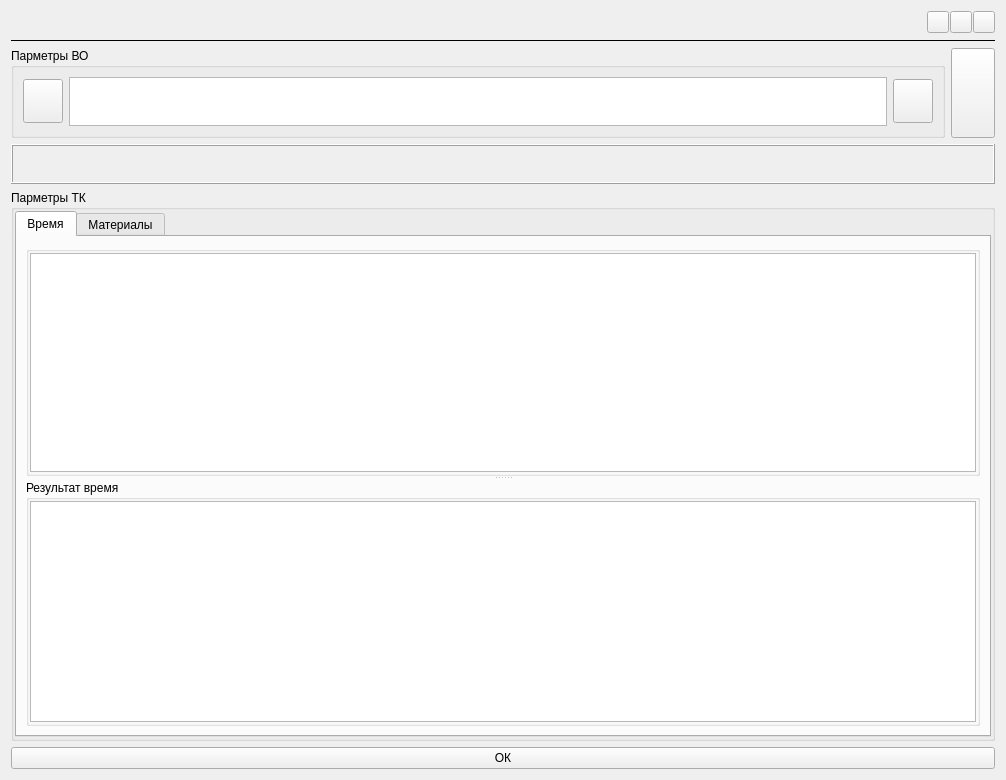
<?xml version="1.0" encoding="UTF-8"?>
<ui version="4.0">
 <class>Form_first</class>
 <widget class="QWidget" name="Form_first">
  <property name="geometry">
   <rect>
    <x>0</x>
    <y>0</y>
    <width>1006</width>
    <height>780</height>
   </rect>
  </property>
  <property name="windowTitle">
   <string>Form</string>
  </property>
  <layout class="QVBoxLayout" name="verticalLayout_2">
   <item>
    <layout class="QVBoxLayout" name="verticalLayout">
     <item>
      <layout class="QHBoxLayout" name="horizontalLayout_5">
       <item>
        <widget class="QLabel" name="lbl_roof">
         <property name="minimumSize">
          <size>
           <width>320</width>
           <height>0</height>
          </size>
         </property>
         <property name="text">
          <string/>
         </property>
        </widget>
       </item>
       <item>
        <spacer name="horizontalSpacer">
         <property name="orientation">
          <enum>Qt::Horizontal</enum>
         </property>
         <property name="sizeHint" stdset="0">
          <size>
           <width>40</width>
           <height>20</height>
          </size>
         </property>
        </spacer>
       </item>
       <item>
        <layout class="QHBoxLayout" name="horizontalLayout_2">
         <property name="spacing">
          <number>1</number>
         </property>
         <item>
          <widget class="QPushButton" name="tbtn_min">
           <property name="minimumSize">
            <size>
             <width>22</width>
             <height>22</height>
            </size>
           </property>
           <property name="maximumSize">
            <size>
             <width>22</width>
             <height>22</height>
            </size>
           </property>
           <property name="text">
            <string/>
           </property>
          </widget>
         </item>
         <item>
          <widget class="QPushButton" name="tbtn_max">
           <property name="minimumSize">
            <size>
             <width>22</width>
             <height>22</height>
            </size>
           </property>
           <property name="maximumSize">
            <size>
             <width>22</width>
             <height>22</height>
            </size>
           </property>
           <property name="text">
            <string/>
           </property>
          </widget>
         </item>
         <item>
          <widget class="QPushButton" name="tbtn_exit">
           <property name="minimumSize">
            <size>
             <width>22</width>
             <height>22</height>
            </size>
           </property>
           <property name="maximumSize">
            <size>
             <width>22</width>
             <height>22</height>
            </size>
           </property>
           <property name="text">
            <string/>
           </property>
          </widget>
         </item>
        </layout>
       </item>
      </layout>
     </item>
     <item>
      <widget class="Line" name="line">
       <property name="frameShadow">
        <enum>QFrame::Plain</enum>
       </property>
       <property name="orientation">
        <enum>Qt::Horizontal</enum>
       </property>
      </widget>
     </item>
    </layout>
   </item>
   <item>
    <layout class="QHBoxLayout" name="horizontalLayout_4">
     <item>
      <widget class="QGroupBox" name="groupBox">
       <property name="maximumSize">
        <size>
         <width>16777215</width>
         <height>90</height>
        </size>
       </property>
       <property name="title">
        <string>Парметры ВО</string>
       </property>
       <layout class="QHBoxLayout" name="horizontalLayout">
        <item>
         <widget class="QPushButton" name="btn_reload_glob_vars">
          <property name="sizePolicy">
           <sizepolicy hsizetype="Minimum" vsizetype="Maximum">
            <horstretch>0</horstretch>
            <verstretch>0</verstretch>
           </sizepolicy>
          </property>
          <property name="minimumSize">
           <size>
            <width>0</width>
            <height>44</height>
           </size>
          </property>
          <property name="text">
           <string/>
          </property>
         </widget>
        </item>
        <item>
         <widget class="QTableWidget" name="tbl_var_vo">
          <property name="maximumSize">
           <size>
            <width>16777215</width>
            <height>88</height>
           </size>
          </property>
         </widget>
        </item>
        <item>
         <widget class="QPushButton" name="btn_load_csv_gl_var">
          <property name="minimumSize">
           <size>
            <width>0</width>
            <height>44</height>
           </size>
          </property>
          <property name="toolTip">
           <string>Загрузить CSV</string>
          </property>
          <property name="text">
           <string/>
          </property>
         </widget>
        </item>
       </layout>
      </widget>
     </item>
     <item>
      <widget class="QPushButton" name="btn_calc">
       <property name="sizePolicy">
        <sizepolicy hsizetype="Fixed" vsizetype="Minimum">
         <horstretch>0</horstretch>
         <verstretch>0</verstretch>
        </sizepolicy>
       </property>
       <property name="minimumSize">
        <size>
         <width>44</width>
         <height>0</height>
        </size>
       </property>
       <property name="maximumSize">
        <size>
         <width>44</width>
         <height>8833</height>
        </size>
       </property>
       <property name="text">
        <string/>
       </property>
       <property name="flat">
        <bool>false</bool>
       </property>
      </widget>
     </item>
    </layout>
   </item>
   <item>
    <widget class="QLabel" name="lbl_glob_var">
     <property name="minimumSize">
      <size>
       <width>0</width>
       <height>40</height>
      </size>
     </property>
     <property name="maximumSize">
      <size>
       <width>16777215</width>
       <height>40</height>
      </size>
     </property>
     <property name="frameShape">
      <enum>QFrame::Box</enum>
     </property>
     <property name="frameShadow">
      <enum>QFrame::Raised</enum>
     </property>
     <property name="text">
      <string/>
     </property>
    </widget>
   </item>
   <item>
    <widget class="QGroupBox" name="groupBox_2">
     <property name="title">
      <string>Парметры ТК</string>
     </property>
     <layout class="QHBoxLayout" name="horizontalLayout_3">
      <property name="spacing">
       <number>1</number>
      </property>
      <property name="leftMargin">
       <number>1</number>
      </property>
      <property name="topMargin">
       <number>1</number>
      </property>
      <property name="rightMargin">
       <number>1</number>
      </property>
      <property name="bottomMargin">
       <number>1</number>
      </property>
      <item>
       <widget class="QTabWidget" name="tabWidget">
        <property name="currentIndex">
         <number>0</number>
        </property>
        <widget class="QWidget" name="tab">
         <attribute name="title">
          <string>Время</string>
         </attribute>
         <layout class="QVBoxLayout" name="verticalLayout_3">
          <item>
           <widget class="QSplitter" name="splitter">
            <property name="orientation">
             <enum>Qt::Vertical</enum>
            </property>
            <widget class="QGroupBox" name="groupBox_4">
             <property name="title">
              <string/>
             </property>
             <layout class="QVBoxLayout" name="verticalLayout_7">
              <property name="spacing">
               <number>1</number>
              </property>
              <property name="leftMargin">
               <number>1</number>
              </property>
              <property name="topMargin">
               <number>1</number>
              </property>
              <property name="rightMargin">
               <number>1</number>
              </property>
              <property name="bottomMargin">
               <number>1</number>
              </property>
              <item>
               <widget class="QTableWidget" name="tbl_var_tk"/>
              </item>
             </layout>
            </widget>
            <widget class="QGroupBox" name="groupBox_3">
             <property name="title">
              <string>Результат время</string>
             </property>
             <layout class="QVBoxLayout" name="verticalLayout_6">
              <property name="spacing">
               <number>1</number>
              </property>
              <property name="leftMargin">
               <number>1</number>
              </property>
              <property name="topMargin">
               <number>1</number>
              </property>
              <property name="rightMargin">
               <number>1</number>
              </property>
              <property name="bottomMargin">
               <number>1</number>
              </property>
              <item>
               <widget class="QTableWidget" name="tbl_rez_tk"/>
              </item>
             </layout>
            </widget>
           </widget>
          </item>
         </layout>
        </widget>
        <widget class="QWidget" name="tab_2">
         <attribute name="title">
          <string>Материалы</string>
         </attribute>
         <layout class="QVBoxLayout" name="verticalLayout_9">
          <item>
           <widget class="QSplitter" name="splitter_2">
            <property name="orientation">
             <enum>Qt::Vertical</enum>
            </property>
            <widget class="QGroupBox" name="groupBox_5">
             <property name="title">
              <string/>
             </property>
             <layout class="QVBoxLayout" name="verticalLayout_8">
              <property name="spacing">
               <number>1</number>
              </property>
              <property name="leftMargin">
               <number>1</number>
              </property>
              <property name="topMargin">
               <number>1</number>
              </property>
              <property name="rightMargin">
               <number>1</number>
              </property>
              <property name="bottomMargin">
               <number>1</number>
              </property>
              <item>
               <widget class="QTableWidget" name="tbl_var_tk_mat"/>
              </item>
             </layout>
            </widget>
            <widget class="QGroupBox" name="groupBox_6">
             <property name="title">
              <string>Результат материалы</string>
             </property>
             <layout class="QVBoxLayout" name="verticalLayout_5">
              <property name="spacing">
               <number>1</number>
              </property>
              <property name="leftMargin">
               <number>1</number>
              </property>
              <property name="topMargin">
               <number>1</number>
              </property>
              <property name="rightMargin">
               <number>1</number>
              </property>
              <property name="bottomMargin">
               <number>1</number>
              </property>
              <item>
               <widget class="QTableWidget" name="tbl_rez_tk_mat"/>
              </item>
             </layout>
            </widget>
           </widget>
          </item>
         </layout>
        </widget>
       </widget>
      </item>
     </layout>
    </widget>
   </item>
   <item>
    <widget class="QPushButton" name="btn_ok">
     <property name="text">
      <string>ОК</string>
     </property>
    </widget>
   </item>
  </layout>
 </widget>
 <resources/>
 <connections/>
</ui>
